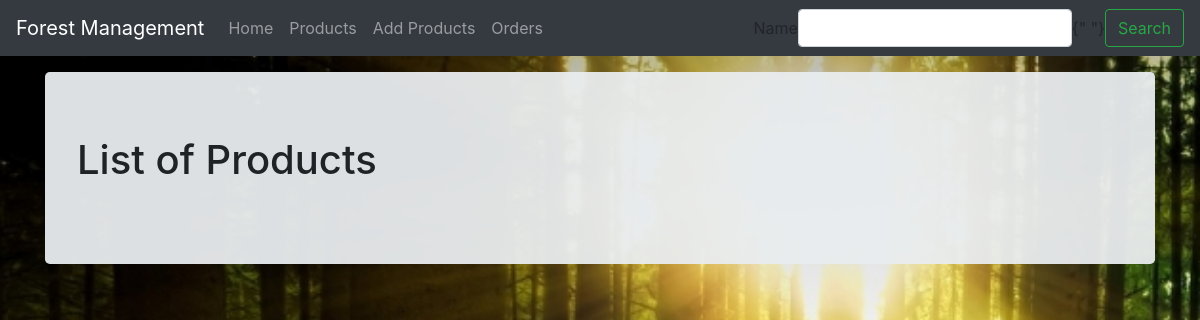
The page /list/ on the database as committed earlier.
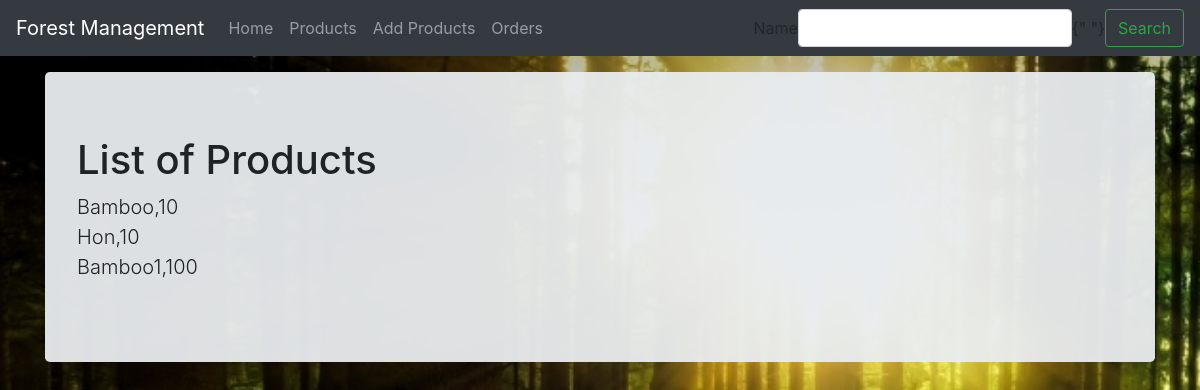
The same page on the database as committed later.
### ForestManagement/models.py (models this page shows, shortened)
class Product(models.Model):
	category = models.CharField(max_length=50, blank=True, null=True)
	item_name = models.CharField(max_length=50, blank=True, null=True)
	quantity = models.IntegerField(default='0', blank=False, null=True)
	receive_quantity = models.IntegerField(default='0', blank=True, null=True)
	receive_by = models.CharField(max_length=50, blank=True, null=True)
	issue_quantity = models.IntegerField(default='0', blank=True, null=True)
	issue_by = models.CharField(max_length=50, blank=True, null=True)
	issue_to = models.CharField(max_length=50, blank=True, null=True)
	phone_number = models.CharField(max_length=50, blank=True, null=True)
	created_by = models.CharField(max_length=50, blank=True, null=True)
	reorder_level = models.IntegerField(default='0', blank=True, null=True)
	last_updated = models.DateTimeField(auto_now_add=False, auto_now=True)
	export_to_CSV = models.BooleanField(default=False)

### ForestManagement/views.py (the view, shortened to what this page needs)
# urls.py: path('list/', views.list_products, name='listitems'),
def list_products(request):
	form = SearchForm(request.POST or None)
	title = 'Products'
	queryset = Product.objects.all()
	context = {
	    "title": title,
		"queryset":queryset,
		"okay":True,
		"form":form
	}
	context = {
	    "title": title,
		"queryset":queryset,
		"okay":True,
		"form":form
	}
	return render(request, "listitems.html",context)

### ForestManagement/forms.py
class SearchForm(forms.Form):
  name = forms.CharField(max_length=20, required=False)

### ForestManagement/templates/listitems.html (shortened to what this page needs)
{% load static %}
<!DOCTYPE html>
<html lang="en">
<head>
    <link href="{% static 'css/stylesheet.css' %}" rel="stylesheet">
    <link href="{% static 'css/bootstrap.min.css' %}" rel="stylesheet">
    <link href="{% static 'css/navbar-top-fixed.css' %}" rel="stylesheet">
</head>
<body>
    {% include 'navbar.html' %}
    <main role="main" class="container">
        <div class="jumbotron">
            <h1>List of Products</h1>
            <p class="lead">{% for instance in queryset %}
                {{instance.item_name}},{{instance.quantity}}<br />
                {% endfor %} </p>
        </div>
    </main>
</body>
</html>

### ForestManagement/templates/navbar.html (shortened to what this page needs)
{% load crispy_forms_tags %}
<nav class="navbar navbar-expand-md navbar-dark fixed-top bg-dark">
    <a class="navbar-brand" href="/">Forest Management</a>
    <div class="collapse navbar-collapse" id="navbarCollapse">
      <ul class="navbar-nav mr-auto">
        <li class="nav-item">
          <a class="nav-link" href="/">Home <span class="sr-only">(current)</span></a>
        </li>
        <li class="nav-item">
          <a class="nav-link" href="/list">Products</a>
        </li>
        <li class="nav-item">
          <a class="nav-link" href="/add_items">Add Products</a>
        </li>
        <li class="nav-item">
          <a class="nav-link" href="/list_orders">Orders</a>
        </li>
      </ul>
      {% if okay %}
      <form class="form-inline mt-2 mt-md-0" method='POST' action=''>{% csrf_token %}
        {{form|crispy}}{" "}
        <button class="btn btn-outline-success my-2 my-sm-0" type="submit" value='Search'>Search</button>
      </form>
      {% endif %}
    </div>
  </nav>

### ForestManagement/static/css/stylesheet.css (style rules this page uses)
body { background-image:url('../img/download.jpg'); background-repeat: no-repeat; background-attachment: fixed; background-size: cover; min-height: 75rem; padding-top: 4.5rem; }
.jumbotron { opacity: 0.95; }

### ForestManagement/static/css/navbar-top-fixed.css (style rules this page uses)
body { min-height: 75rem; padding-top: 4.5rem; }

Rows that differ between the two databases and show on the page:
added Product: item_name "Bamboo", quantity "10"
added Product: item_name "Hon", quantity "10"
added Product: item_name "Bamboo1", quantity "100"
